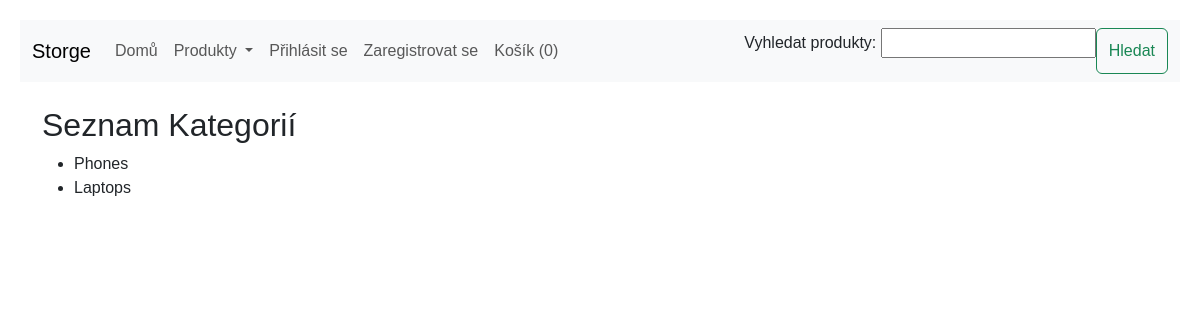
The page /categories/ on the database as committed earlier.
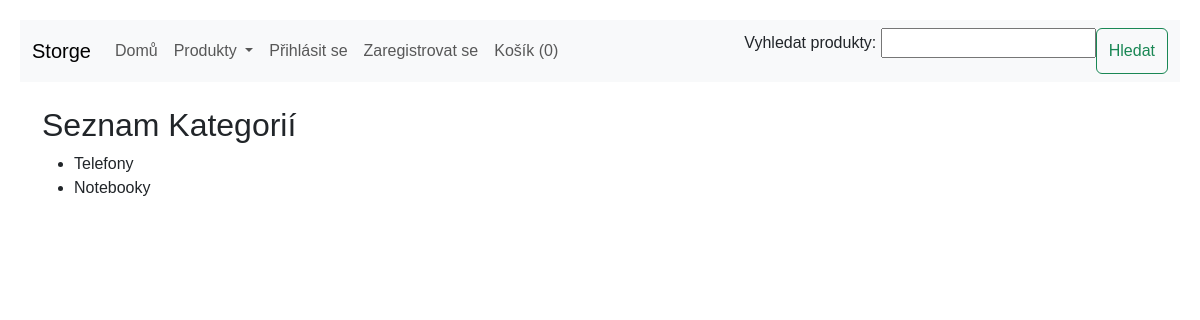
The same page on the database as committed later.
### users/models.py (models this page shows)
class Category(models.Model):
    name = models.CharField(max_length=100)
    parent_category = models.ForeignKey(
        'self',
        on_delete=models.SET_NULL,
        null=True,
        blank=True,
        related_name='subcategories'
    )
    def __str__(self):
        return self.name
    class Meta:
        verbose_name_plural = 'Categories'

### users/views.py (the view)
# urls.py: path('categories/', views.category_list, name='category_list'),
def category_list(request):
    categories = Category.objects.all()
    print("Načtené kategorie:", categories)  # Ladicí výpis
    return render(request, 'users/category_list.html', {'categories': categories})

### users/forms.py
class ProductSearchForm(forms.Form):
    query = forms.CharField(max_length=100, label='Vyhledat produkty')

### users/cart.py (called while the page is built)
    def __len__(self):
        return sum(item['quantity'] for item in self.cart.values())

### users/context_processors.py (called while the page is built)
def search_form(request):
    return {'search_form': ProductSearchForm()}

def cart(request):
    return {'cart': Cart(request)}

def categories(request):
    return {'categories': Category.objects.all()}

### users/templates/users/category_list.html (shortened to what this page needs)
{% extends 'base.html' %}
{% block content %}
    <h2>Seznam Kategorií</h2>
    <ul>
        {% for category in categories %}
            <li>{{ category.name }}</li>
        {% endfor %}
    </ul>
{% endblock %}

Rows that differ between the two databases and show on the page:
changed Category: name "Phones" → "Telefony"
changed Category: name "Laptops" → "Notebooky"
